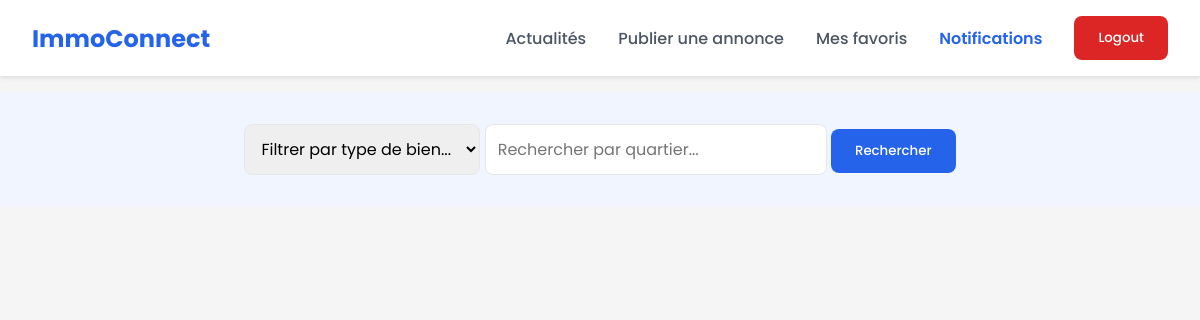
/home/ (signed in), run on an earlier commit of the app's database.
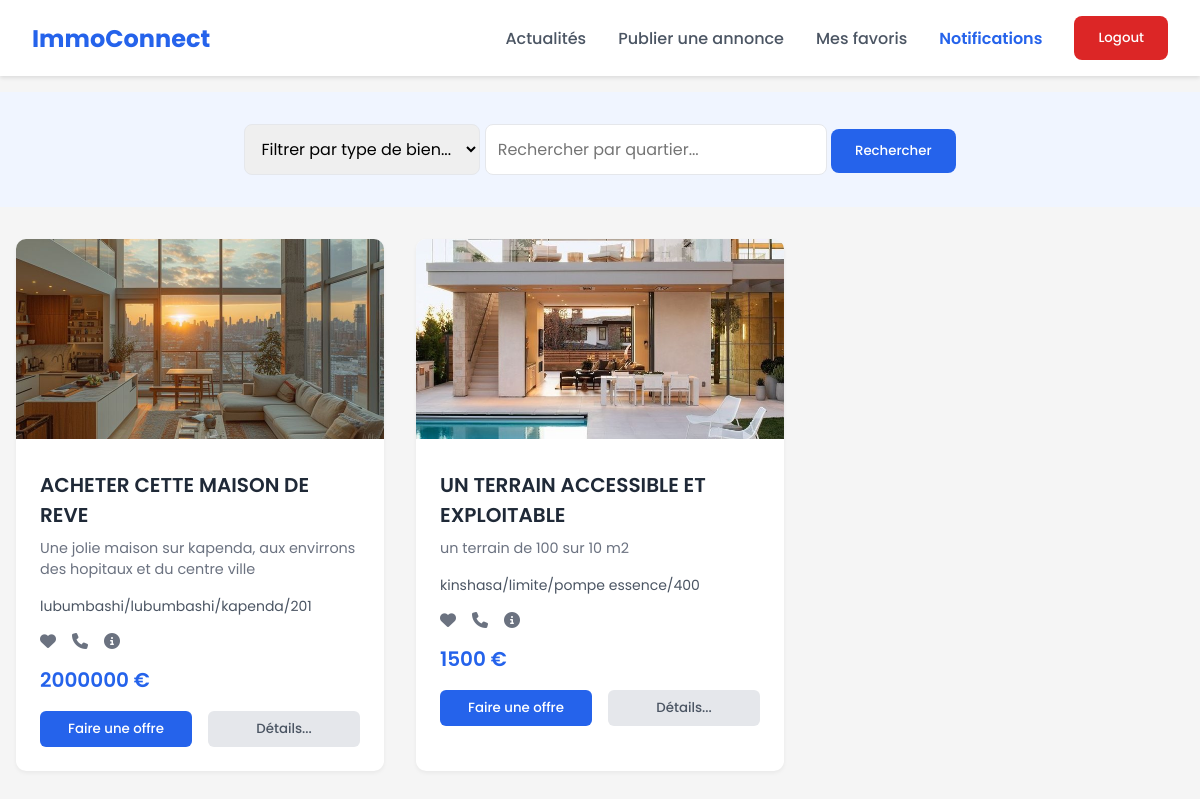
And on a later commit of the database.
### hzone_app/models.py (models this page shows)
class Listing(models.Model):
    TRANSACTION_CHOICES = [
        ('vente', 'Vente'),
        ('location', 'Location'),
    ]
    PROPERTY_TYPE_CHOICES = [
        ('maison', 'Maison'),
        ('appartement', 'Appartement'),
        ('terrain', 'Terrain')
    ]
    OUTDOOR_CHOICES = [
        ('oui', 'Oui'),
        ('non', 'Non'),
    ]
    owner = models.ForeignKey(User, on_delete=models.CASCADE)
    transaction_type = models.CharField(max_length=20, choices=TRANSACTION_CHOICES)
    property_type = models.CharField(max_length=50, choices=PROPERTY_TYPE_CHOICES)
    title = models.fields.CharField(max_length=100)
    surface = models.DecimalField(max_digits=10, decimal_places=2)
    number_of_piece = models.IntegerField()
    outdoor_space = models.CharField(max_length=3, choices=OUTDOOR_CHOICES)
    city = models.CharField()
    district = models.CharField()
    street = models.CharField(blank=True, null=True)
    street_number = models.CharField()
    description = models.TextField()
    price = models.BigIntegerField()
    create_at = models.DateTimeField(auto_now_add=True)

class ListingImage(models.Model):
    listing = models.ForeignKey(Listing, on_delete=models.CASCADE, related_name='images')
    image = models.ImageField(upload_to='listing_images/')
    uploaded_at = models.DateTimeField(auto_now_add=True)

### hzone_app/views.py (the view)
# urls.py: 2. Add a URL to urlpatterns:  path('', views.home, name='home')
@login_required(login_url="connexion")
def home(request):
    listings = Listing.objects.all()
    return render(request, 'hzone_app/home.html', context={'listings' : listings})

### hzone_app/templates/hzone_app/home.html (shortened to what this page needs)
{% extends 'hzone/app_base.html' %}
{% load static %}
{% block content %}
    <section class="search-section">
        <div class="search-container">
            <form method="GET" action="{% url 'home' %}" class="search-form">
                    <div class="search-inputs">
                        <select class="search-input" name="property_type">
                            <option value="">Filtrer par type de bien...</option>
                        </select>
                        <input type="text" name="location" class="search-input" placeholder="Rechercher par quartier...">
                        <button type="submit" class="search-button">Rechercher</button>
                    </div>
            </form>
        </div>
    </section>
    <main class="listings">
       {% for listing in listings %}
        <div class="listing-card">
          {% if listing.images.first %}
              <img src="{{ listing.images.first.image.url }}" alt="{{ listing.title }}" class="listing-image">
          {% else %}
              <img src="{% static 'hzone_app/images/default.png' %}" alt="{{ listing.title }}" class="listing-image">
          {% endif %}
          <div class="listing-content">
              <h2 class="listing-title">{{ listing.title|upper }}</h2>
              <p class="listing-description">{{ listing.description }}</p>
              <p class="listing-location">{{ listing.city }}/{{ listing.district }}/{{ listing.street }}/{{ listing.street_number }}</p>
              <div class="listing-icons">
                  <i class="fas fa-heart favorite {% if listing in user.favorites.all %}active{% endif %}"></i>
                  <i class="fas fa-phone"></i>
                  <i class="fas fa-info-circle"></i>
              </div>
              <p class="listing-price">{{ listing.price }} €</p>
              <div class="listing-actions">
                  <button class="action-button primary-button">Faire une offre</button>
                  <button class="action-button secondary-button">Détails...</button>
              </div>
          </div>
        </div>
       {% endfor %}
    </main>
{% endblock %}

### hzone/templates/hzone/app_base.html (shortened to what this page needs)
{% load static %}
<!DOCTYPE html>
<html lang="fr">
<head>
    <link rel="stylesheet" href="https://cdnjs.cloudflare.com/ajax/libs/font-awesome/6.4.0/css/all.min.css">
    <link rel="stylesheet" href="{% static 'hzone/css/styles.css' %}">
</head>
<body>
    <nav class="navbar">
        <div class="nav-content">
            <a href="{% url 'home' %}" class="logo">ImmoConnect</a>
            <div class="nav-links">
                <a href="{% url 'home' %}">Actualités</a>
                <a href="{% url 'listings' %}">Publier une annonce</a>
                <a href="{% url 'favoris' %}">Mes favoris</a>
                <a href="">Notifications</a>
                <form method="post" action="{% url 'logout' %}">
                    {% if request.user.profile_photo %}
                        <button type="submit" style="border: none; background-color: transparent; cursor: pointer;"><img src="{{ request.user.profile_photo.url }}" alt="Photo de profil" class="profile-photo"></button>
                    {% else %}
                        <button type="submit" class="btn btn-danger">Logout</button>
                    {% endif %}
                </form>
            </div>
        </div>
    </nav>
    {% block content %}
    {% endblock %}
</body>
</html>

### hzone/static/hzone/css/styles.css (style rules this page uses)
:root { --first : #FFD600; --second : #DC0914; --third : #6E6E6E; --fourth : #BEBEBE; --fifth : #570307; }
* { margin:0; padding:0; box-sizing: border-box; font-family: 'Poppins', sans-serif; }
body { background-color: #f5f5f5; }
.navbar { background-color: white; padding: 1rem 2rem; box-shadow: 0 2px 4px rgba(0,0,0,0.1); position: sticky; top: 0; z-index: 1000; animation: slideIn 0.5s ease-out; }
.nav-content { max-width: 1200px; margin: 0 auto; display: flex; justify-content: space-between; align-items: center; position: relative; }
.logo { color: #2563eb; font-size: 1.5rem; font-weight: 700; text-decoration: none; transition: transform 0.3s ease; }
.nav-links { display: flex; gap: 2rem; }
.nav-links a { text-decoration: none; color: #4b5563; font-weight: 500; transition: all 0.3s ease; position: relative; }
.nav-links a::after { content: ''; position: absolute; width: 0; height: 2px; bottom: -4px; left: 0; background-color: #2563eb; transition: width 0.3s ease; }
select { margin: 0; padding: 0; }
.btn { padding: 0.75rem 1.5rem; border: none; border-radius: 8px; font-weight: 500; cursor: pointer; transition: all 0.3s ease; text-decoration: none; text-align: center; display: inline-block; }
.btn-danger { background-color: #dc2626; color: white; }
.search-section { background-color: #f0f5ff; padding: 2rem; margin-top: 1rem; margin-bottom: 1rem; }
.search-container { display: flex; gap: 1rem; flex-wrap: wrap; }
.search-form { width :100%; text-align: center; }
.search-input { flex: 1; min-width: 200px; padding: 0.75rem; border: 1px solid #e5e7eb; border-radius: 8px; font-size: 1rem; }
.search-button { background-color: #2563eb; color: white; border: none; padding: 0.75rem 1.5rem; border-radius: 8px; cursor: pointer; font-weight: 500; transition: background-color 0.3s; }
.listings { max-width: 1200px; margin: 2rem auto; display: grid; grid-template-columns: repeat(auto-fill, minmax(300px, 1fr)); gap: 2rem; padding: 0 1rem; }
.listing-card { background: white; border-radius: 10px; overflow: hidden; box-shadow: 0 2px 4px rgba(0,0,0,0.05); transition: transform 0.3s; }
.listing-image { width: 100%; height: 200px; object-fit: cover; }
.listing-content { padding: 1.5rem; }
.listing-title { font-size: 1.25rem; font-weight: 600; color: #1f2937; margin-bottom: 0.5rem; }
.listing-description { color: #6b7280; margin-bottom: 1rem; font-size: 0.9rem; }
.listing-location { color: #4b5563; font-size: 0.875rem; margin-bottom: 1rem; }
.listing-price { color: #2563eb; font-weight: 600; font-size: 1.25rem; margin-bottom: 1rem; }
.listing-actions { display: flex; gap: 1rem; margin-top: 1rem; }
.action-button { flex: 1; padding: 0.5rem; border-radius: 6px; border: none; font-weight: 500; cursor: pointer; transition: background-color 0.3s; }
.primary-button { background-color: #2563eb; color: white; }
.secondary-button { background-color: #e5e7eb; color: #4b5563; }
.listing-icons { display: flex; gap: 1rem; margin-bottom: 1rem; color: #6b7280; }
.favorite { cursor: pointer; transition: color 0.3s ease; }
.favorite { cursor: pointer; }
.nav-links > a { display: flex; align-items: center; justify-content: center; }

What changed in the data, as far as the page shows it:
added Listing: images.first.image (picture), title "ACHETER CETTE MAISON DE REVE", description "Une jolie maison sur kapenda, aux envirrons des hopitaux et du centre ville", city "lubumbashi", district "lubumbashi", street "kapenda", street_number "201", price "2000000"
added Listing: images.first.image (picture), title "UN TERRAIN ACCESSIBLE ET EXPLOITABLE", description "un terrain de 100 sur 10 m2", city "kinshasa", district "limite", street "pompe essence", street_number "400", price "1500"
